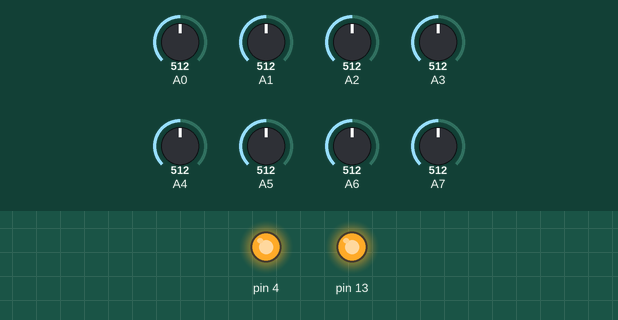
Simulated run of this sketch. Board: Arduino Nano, built with avr-gcc and run on an emulated ATmega328P. Shown: output pins drawn as LEDs (lit = HIGH). The test bench sets the inputs (shaded band); at power-on: A0 = 512, A1 = 512, A2 = 512, A3 = 512, A4 = 512, A5 = 512, A6 = 512, A7 = 512. What the sketch prints to the serial monitor is not drawn.

Above: at 0.1 s.
Timing chart, 0 to 1.6 s (numbered marks = the images above):
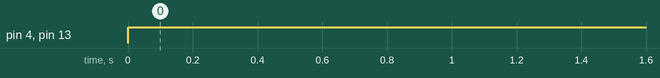

Measured:
- by itself, pin 4, pin 13: LOW → HIGH at 0.00 s

The sketch:

Line_track.ino
```cpp
int left_90,right_90,forw,s1,s2,s3,s4,s5,s6,s7,s8;
void setup() {
  // put your setup code here, to run once:

left_90=0,right_90=0;
Serial.begin(9600);

}

void loop() {
  // put your main code here, to run repeatedly:
//1 black surface
//0 white surface
s1=analogRead(A0);
s2=analogRead(A1);
s3=analogRead(A2);
s4=analogRead(A3);
s5=analogRead(A4);
s6=analogRead(A5);
s7=analogRead(A6);

s8=analogRead(A7);

//if(s1>=650)
//{
//  s1=1;
//}
//else s1=0;
//if(s2>=650)
//{
//  s2=1;
//}
//else s2=0;
//if(s3>=650)
//{
//  s3=1;
//}
//else s3=0;
//if(s4>=650)
//{
//  s4=1;
//}
//else s4=0;
//if(s5>=650)
//{
//  s5=1;
//}
//else s5=0;
//if(s6>=650)
//{
//  s6=1;
//}
//else s6=0;
//if(s7>=650)
//{
//  s7=1;
//}
//else s7=0;
//if(s8>=650)
//{
//  s8=1;
//}
//else s8=0;

/////////////////////////////////////////////////////////////////////////////////////////////////////////////////////////////////////
//forw//stop
if((s1>=0)&&(s2>=0)&&(s3>=0)&&(s4>=1)&&(s5>=1)&&(s6>=0)&&(s7>=0)&&(s8>=0))
{
forw=1;
}
if((s1>=0)&&(s2>=0)&&(s3>=0)&&(s4>=0)&&(s5>=0)&&(s6>=0)&&(s7>=0)&&(s8>=0))
{
analogWrite(13,255);
analogWrite(4,255);
}
if((s1>=1)&&(s2>=1)&&(s3>=1)&&(s4>=1)&&(s5>=1)&&(s6>=1)&&(s7>=1)&&(s8>=1))
{
forw=0;
}

///////////////////////////////////////////////////////////////////////////////////////////////
//90
//if((s1>=1)&&(s2>=1)&&(s3>=1)&&(s4>=1)&&(s5>=1)&&(s6>=0)&&(s7>=0)&&(s8>=0))
//{
//  while(!(s3>=0))
//  {
//    analogWrite(13,180);
//    analogWrite(4,75);
//  }
//}
//if((s1>=0)&&(s2>=0)&&(s3>=0)&&(s4>=1)&&(s5>=1)&&(s6>=1)&&(s7>=1)&&(s8>=1))
//{
//  while(!(s6>=0))
//  {
//    analogWrite(4,180);
//    analogWrite(13,75);
//   }
//}
//////////////////////////////////////////////////////////////////////////////////////////////////////////////////////////////////////
//functions
if(forw>=1)
{
  analogWrite(13,180);
  analogWrite(4,180);
}

if(forw>=0)
{
  analogWrite(13,255);
  analogWrite(4,255);
}

/////////////////////////////////////////////////////////////////////////////////////////////////////////////////////////////////////////
  Serial.println("************************************");
  Serial.println(s1);
  Serial.println(s2);
  Serial.println(s3);
  Serial.println(s4);
  Serial.println(s5);
  Serial.println(s6);
  Serial.println(s7);
  Serial.println(s8);
  delay(1000);
}
```
